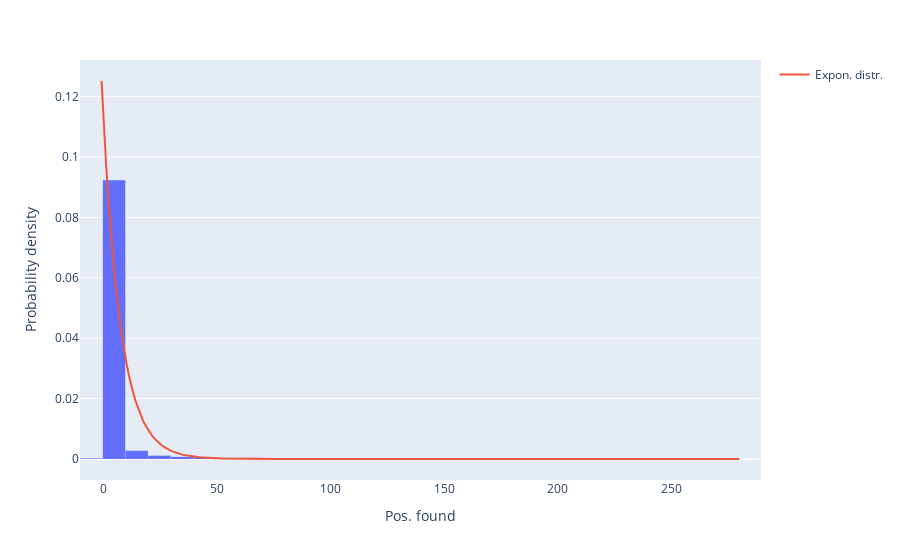

Notebook code for this chart:
### Markdown cell above
Show the fitness curve

### Code cell
x = np.linspace(fit_params[0], max(cluster), max(cluster))
fig = px.histogram(x=cluster, histnorm='probability density', nbins=nbins)
fig.add_trace(go.Line(x=x, y=expon.pdf(x, loc=fit_params[0], scale=fit_params[1]), name='Expon. distr.'))

fig.update_layout(
    # title_text='Sampled Results', # title of plot
    xaxis_title_text='Pos. found', # xaxis label
    yaxis_title_text=f'Probability density', # yaxis label
    # bargap=0.2, # gap between bars of adjacent location coordinates
    bargroupgap=0.01 # gap between bars of the same location coordinates
)

### Figure 1 — Plotly figure (JSON) as saved in the notebook; plotly's stock layout.template omitted (floating-point values rounded to 4 significant figures; data arrays with more than 128 entries replaced by an {"elided": "..."} marker saying what was removed)
{"data": [{"alignmentgroup": "True", "bingroup": "x", "histnorm": "probability density", "hovertemplate": "x=%{x}<br>probability density=%{y}<extra></extra>", "legendgroup": "", "marker": {"color": "#636efa", "pattern": {"shape": ""}}, "name": "", "nbinsx": 50, "offsetgroup": "", "orientation": "v", "showlegend": false, "type": "histogram", "x": {"elided": "3979 int values"}, "xaxis": "x", "yaxis": "y"}, {"name": "Expon. distr.", "type": "scatter", "x": {"elided": "280 float values"}, "y": {"elided": "280 float values"}}], "layout": {"bargroupgap": 0.01, "barmode": "relative", "legend": {"tracegroupgap": 0}, "margin": {"t": 60}, "xaxis": {"anchor": "y", "domain": [0, 1], "title": {"text": "Pos. found"}}, "yaxis": {"anchor": "x", "domain": [0, 1], "title": {"text": "Probability density"}}}}
